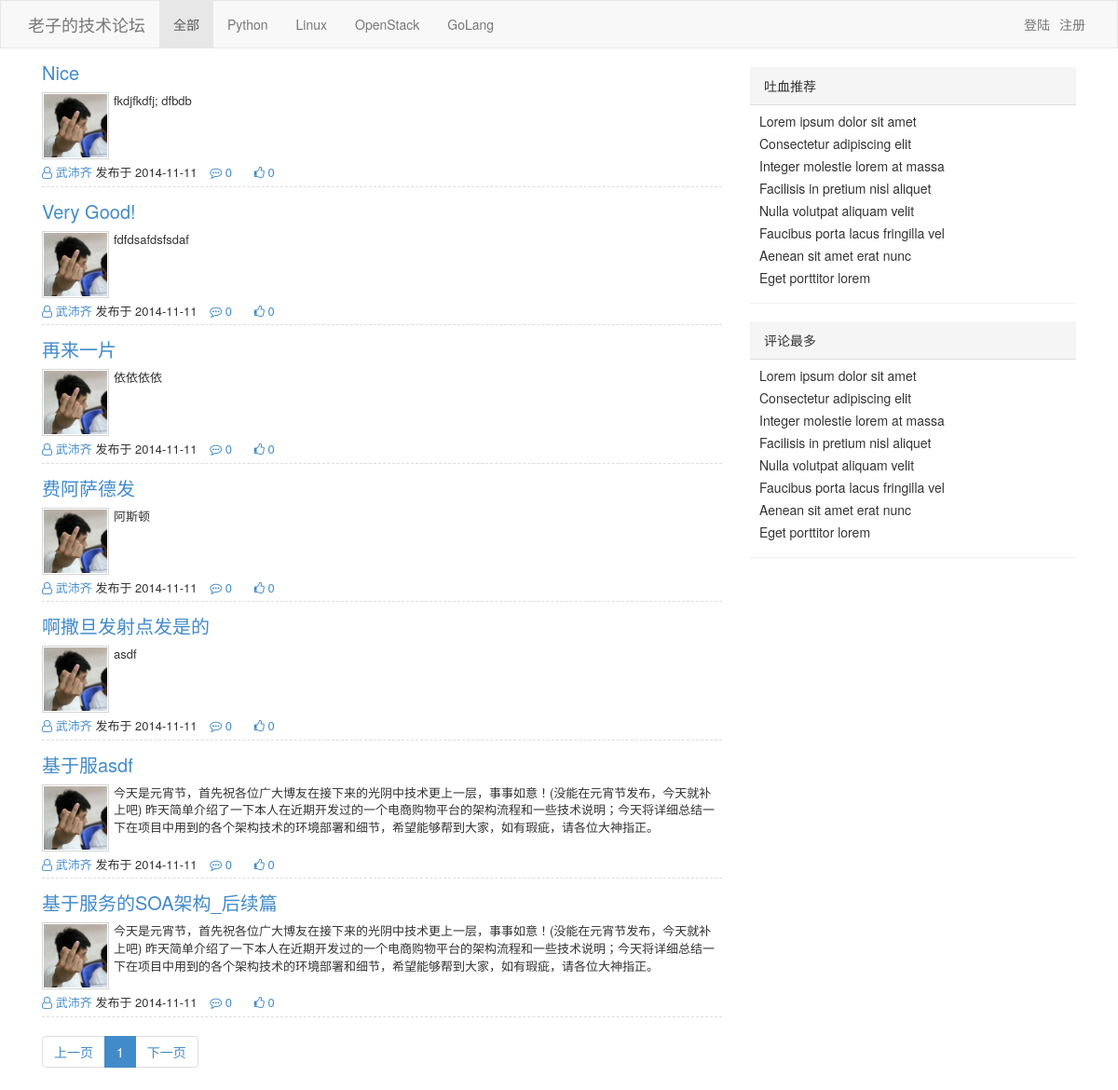
The page / on the database its author committed.
### repository/models.py (models this page shows)
class Article(models.Model):
    nid = models.BigAutoField(primary_key=True)
    title = models.CharField(verbose_name='文章标题', max_length=128)
    summary = models.CharField(verbose_name='文章简介', max_length=255)
    read_count = models.IntegerField(default=0)
    comment_count = models.IntegerField(default=0)
    up_count = models.IntegerField(default=0)
    down_count = models.IntegerField(default=0)
    create_time = models.DateTimeField(verbose_name='创建时间', auto_now_add=True)
    blog = models.ForeignKey(verbose_name='所属博客', to='Blog', to_field='nid',on_delete=models.CASCADE)
    category = models.ForeignKey(verbose_name='文章类型', to='Category', to_field='nid', null=True,on_delete=models.CASCADE)
    type_choices = [
        (1, "Python"),
        (2, "Linux"),
        (3, "OpenStack"),
        (4, "GoLang"),
    ]
    article_type_id = models.IntegerField(choices=type_choices, default=None)
    tags = models.ManyToManyField(
        to="Tag",
        through='Article2Tag',
        through_fields=('article', 'tag'),
    )

class Blog(models.Model):
    nid = models.BigAutoField(primary_key=True)
    title = models.CharField(verbose_name='个人博客标题', max_length=64)
    site = models.CharField(verbose_name='个人博客前缀', max_length=32, unique=True)
    theme = models.CharField(verbose_name='博客主题', max_length=32)
    user = models.OneToOneField(to='UserInfo', to_field='nid',on_delete=models.CASCADE)

class UserInfo(models.Model):
    nid = models.BigAutoField(primary_key=True)
    username = models.CharField(verbose_name='用户名', max_length=32, unique=True)
    password = models.CharField(verbose_name='密码', max_length=64)
    nickname = models.CharField(verbose_name='昵称', max_length=32)
    email = models.EmailField(verbose_name='邮箱', unique=True)
    avatar = models.ImageField(verbose_name='头像')
    create_time = models.DateTimeField(verbose_name='创建时间', auto_now_add=True)
    fans = models.ManyToManyField(verbose_name='粉丝们',
                                  to='UserInfo',
                                  through='UserFans',
                                  related_name='f',
                                  through_fields=('user', 'follower'))

### web/views/home.py (the view)
# urls.py: url(r'^all/(?P<article_type_id>\d+).html$', home.index, name='index'),
def index(request, *args, **kwargs):
    article_type_list = models.Article.type_choices
    if kwargs:
        article_type_id = int(kwargs['article_type_id'])
        base_url = reverse('index',kwargs=kwargs)#   all/1.html
    else:
        article_type_id = None
        base_url = '/' # /
    data_count = models.Article.objects.filter(**kwargs).count()
    page_obj = Pagination(request.GET.get('p'),data_count)
    article_list = models.Article.objects.filter(**kwargs).order_by('-nid')[page_obj.start:page_obj.end]
    page_str = page_obj.page_str(base_url)
    return render(
        request,
        'index.html',
        {
            'article_list': article_list,
            'article_type_id': article_type_id,
            'article_type_list': article_type_list,
            'page_str': page_str,
        }
    )

### utils/pagination.py (called while the page is built)
    @property
    def start(self):
        return (self.current_page - 1) * self.per_page_count

    @property
    def end(self):
        return self.current_page * self.per_page_count

    @property
    def total_count(self):
        v, y = divmod(self.data_count, self.per_page_count)
        if y:
            v += 1
        return v

### templates/index.html (shortened to what this page needs)
<!DOCTYPE html>
<html>
<head lang="en">
    <link rel="stylesheet" href="/static/plugins/bootstrap/css/bootstrap.css"/>
    <link rel="stylesheet" href="/static/plugins/font-awesome/css/font-awesome.css"/>
    <link rel="stylesheet" href="/static/css/edmure.css"/>
    <link rel="stylesheet" href="/static/css/commons.css"/>
    <link rel="stylesheet" href="/static/css/row-avatar.css"/>
</head>
<body>
{% include 'include/header.html' %}
<div class="container">
    <div>
        <div class="col-md-8">
            <div class="article-list">
                {% for row in article_list %}
                    <div class="article-item clearfix">
                        <h3><a href="#">{{ row.title }}</a></h3>
                        <div class="clearfix">
                            <a class="avatar left" href="#">
                                <img src="/static/imgs/avatar/20130809170025.png">
                            </a>
                            {{ row.summary }}
                        </div>
                        <div class="footers">
                            <a href="#">
                                <i class="fa fa-user-o" aria-hidden="true"></i>
                                <span>{{ row.blog.user.nickname }}</span>
                            </a>
                            <span>发布于 2014-11-11</span>
                            <a href="#" class="ele">
                                <i class="fa fa-commenting-o" aria-hidden="true"></i>
                                <span>{{ row.comment_count }}</span>
                            </a>
                            <a href="#" class="ele">
                                <i class="fa fa-thumbs-o-up" aria-hidden="true"></i>
                                <span>{{ row.up_count }}</span>
                            </a>
                        </div>
                    </div>
                {% endfor %}
            </div>
            <div class="clearfix">
                <ul class="pagination">
                    {{ page_str }}
                </ul>
            </div>
        </div>
        <div class="col-md-4">
            <div class="panel panel-default hot-recommend">
                <div class="panel-heading">吐血推荐</div>
                <div class="panel-body">
                    <ul class="list-unstyled">
                        <li>Lorem ipsum dolor sit amet</li>
                        <li>Consectetur adipiscing elit</li>
                        <li>Integer molestie lorem at massa</li>
                        <li>Facilisis in pretium nisl aliquet</li>
                        <li>Nulla volutpat aliquam velit
                        </li>
                        <li>Faucibus porta lacus fringilla vel</li>
                        <li>Aenean sit amet erat nunc</li>
                        <li>Eget porttitor lorem</li>
                    </ul>
                </div>
            </div>
            <div class="panel panel-default hot-comment">
                <div class="panel-heading">评论最多</div>
                <div class="panel-body">
                    <ul class="list-unstyled">
                        <li>Lorem ipsum dolor sit amet</li>
                        <li>Consectetur adipiscing elit</li>
                        <li>Integer molestie lorem at massa</li>
                        <li>Facilisis in pretium nisl aliquet</li>
                        <li>Nulla volutpat aliquam velit
                        </li>
                        <li>Faucibus porta lacus fringilla vel</li>
                        <li>Aenean sit amet erat nunc</li>
                        <li>Eget porttitor lorem</li>
                    </ul>
                </div>
            </div>
        </div>
    </div>
</div>
</body>
</html>

### templates/include/header.html (shortened to what this page needs)
<nav class="navbar navbar-default" role="navigation">
    <div class="container">
        <div class="navbar-header">
            <a class="navbar-brand" href="#">老子的技术论坛</a>
        </div>
        <div class="collapse navbar-collapse" id="bs-example-navbar-collapse-1">
            <ul class="nav navbar-nav">
                {% if not article_type_id %}
                    <li class="active"><a href="/">全部</a></li>
                {% else %}
                    <li><a href="/">全部</a></li>
                {% endif %}
                {% for item in article_type_list %}
                    {% if item.0 == article_type_id %}
                        <li class="active"><a href="/all/{{ item.0 }}.html">{{ item.1 }}</a></li>
                    {% else %}
                        <li><a href="/all/{{ item.0 }}.html">{{ item.1 }}</a></li>
                    {% endif %}
                {% endfor %}
            </ul>
            <ul class="nav navbar-nav navbar-right ">
                {% if request.session.user_info %}
                    <li>
                        <a href="/backend/index.html">{{ request.session.user_info.nickname }}</a>
                    </li>
                    {% if  request.session.user_info.blog__site %}
                        <li><a style="padding-left: 0;padding-right: 0;">·</a></li>
                        <li>
                            <a href="/{{ request.session.user_info.blog__site }}.html">我的博客</a>
                        </li>
                    {% endif %}
                    <li><a style="padding-left: 0;padding-right: 0;">·</a></li>
                    <li><a href="/backend/index.html">管理</a></li>
                    <li><a style="padding-left: 0;padding-right: 0;">|</a></li>
                    <li><a href="/logout.html">退出</a></li>
                {% else %}
                    <li><a href="/login.html">登陆</a></li>
                    <li><a href="/register.html">注册</a></li>
                {% endif %}
            </ul>
        </div>
    </div>
</nav>

### static/css/edmure.css (style rules this page uses)
.navbar { border-radius: 0; margin-bottom: 0; }
@media (min-width: 768px) { .container { width: 750px; } }
@media (min-width: 992px) { .container { width: 970px; } }
@media (min-width: 1200px) { .container { width: 1170px; } }
.hot-recommend, .hot-comment { border-radius: 0; border: 0; margin-top: 20px; }
.hot-recommend .panel-heading, .hot-comment .panel-heading { border-radius: 0; }
.hot-recommend .panel-body, .hot-comment .panel-body { padding: 5px 10px; }
.hot-recommend li, .hot-comment li { padding: 2px 0; }
.navbar-right li a { padding-left: 5px; padding-right: 5px; }

### static/css/commons.css (style rules this page uses)
img { border: 0; }
.left { float: left; }

### static/css/row-avatar.css (style rules this page uses)
.article-item { font-size: 13px; border-bottom: 1px dashed #dddddd; padding: 5px 0; }
.article-item h3 { margin-top: 10px; font-size: 20px; }
.article-item .avatar { border: 1px solid #d5d5d5;margin-right: 5px; }
.article-item .avatar img { width: 70px;height: 70px;padding: 1px; }
.article-item .footers { padding: 5px 0 0 0; }
.article-item .footers .ele { margin: 0 10px; }

### rows shown on the page
Article: title "Nice", summary "fkdjfkdfj; dfbdb", blog.user.nickname "武沛齐", comment_count "0", up_count "0"
Article: title "Very Good!", summary "fdfdsafdsfsdaf", blog.user.nickname "武沛齐", comment_count "0", up_count "0"
Article: title "再来一片", summary "依依依依", blog.user.nickname "武沛齐", comment_count "0", up_count "0"
Article: title "费阿萨德发", summary "阿斯顿", blog.user.nickname "武沛齐", comment_count "0", up_count "0"
Article: title "啊撒旦发射点发是的", summary "asdf", blog.user.nickname "武沛齐", comment_count "0", up_count "0"
Article: title "基于服asdf", summary "今天是元宵节，首先祝各位广大博友在接下来的光阴中技术更上一层，事事如意！(没能在元宵节发布，今天就补上吧) 昨天简单介绍了一下本人在近期开发过的一个电商购物平台的架构流程和一些技术说明；今天将详细总结一下在项目中用到的各个架构技术的环境部署和细节，希望能够帮到大家，如有瑕疵，请各位大神指正。", blog.user.nickname "武沛齐", comment_count "0", up_count "0"
Article: title "基于服务的SOA架构_后续篇", summary "今天是元宵节，首先祝各位广大博友在接下来的光阴中技术更上一层，事事如意！(没能在元宵节发布，今天就补上吧) 昨天简单介绍了一下本人在近期开发过的一个电商购物平台的架构流程和一些技术说明；今天将详细总结一下在项目中用到的各个架构技术的环境部署和细节，希望能够帮到大家，如有瑕疵，请各位大神指正。", blog.user.nickname "武沛齐", comment_count "0", up_count "0"

### other values the page prints
{{ item.1 }} "Python" "Linux" "OpenStack" "GoLang"
{{ page_str }} "上一页 1 下一页"
